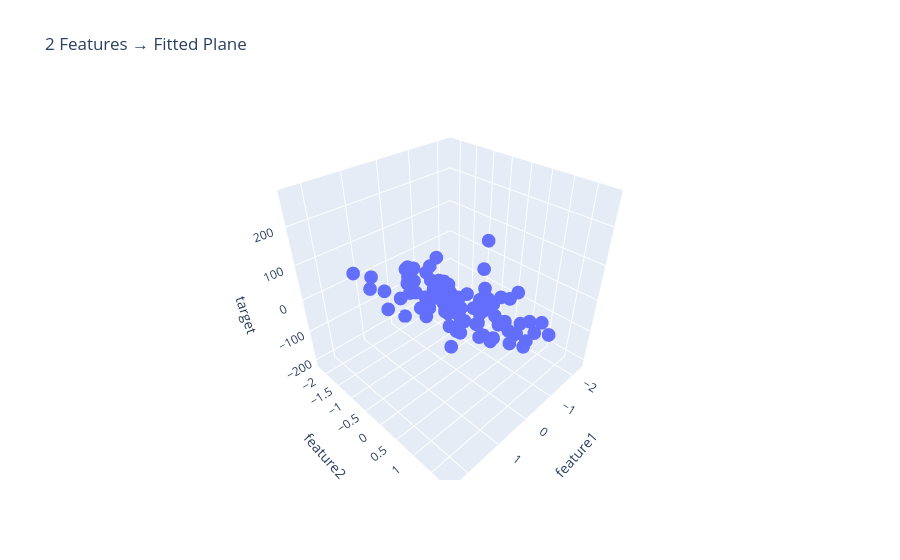

The notebook cell this image was saved under:
### Code cell
# 3D scatter plot
fig = px.scatter_3d(synth_df, x='feature1', y='feature2', z='target',
                     title='2 Features → Fitted Plane')
fig.show()
